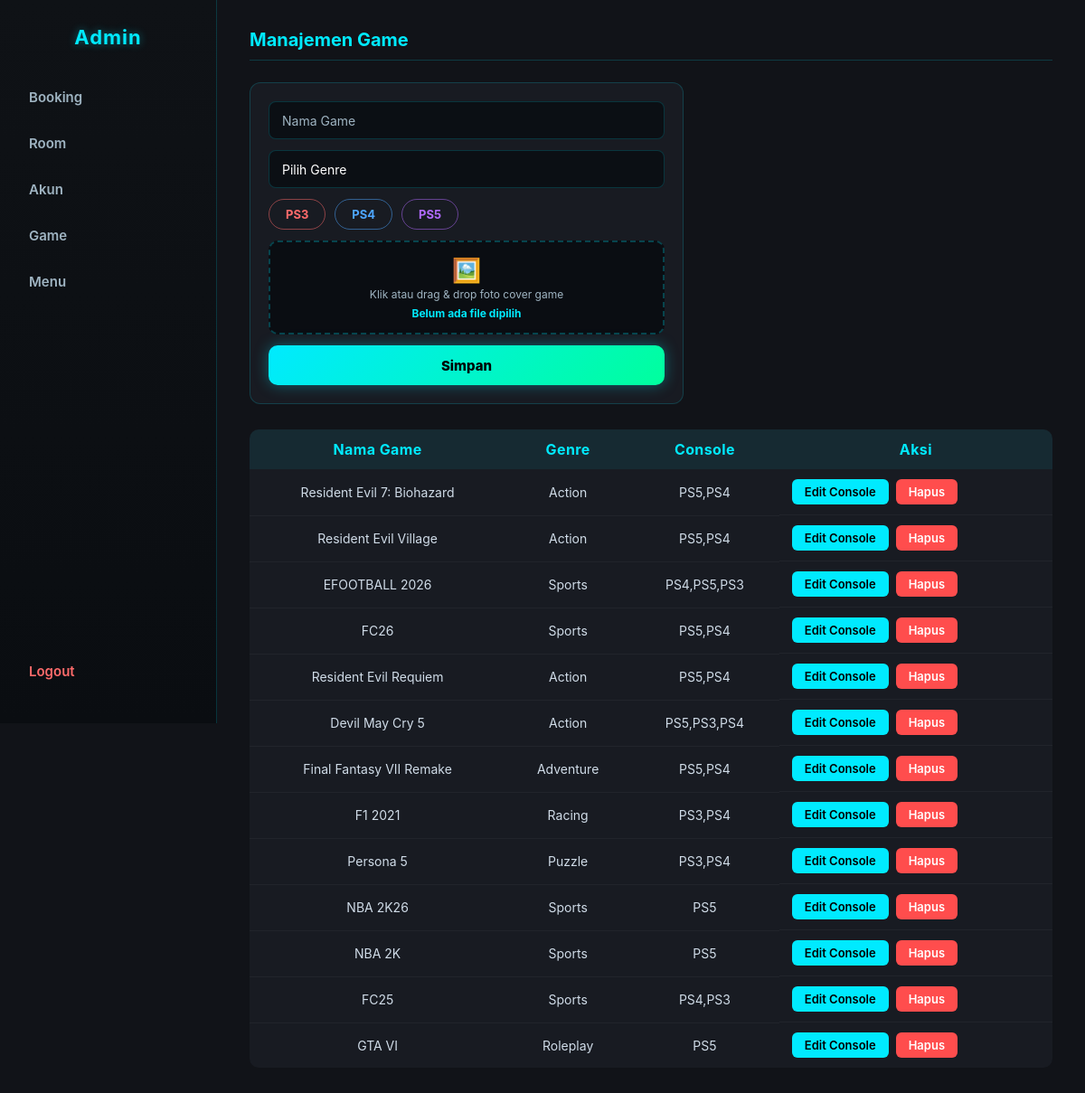
/KITSUNE-ADMIN.php?page=game (signed in), run on the app's committed database.
### tables this page shows
CREATE TABLE `games` (
  `id` int(11) NOT NULL AUTO_INCREMENT,
  `title` varchar(100) NOT NULL,
  `genre` varchar(50) NOT NULL,
  `image` varchar(255) DEFAULT NULL,
  `is_active` tinyint(1) DEFAULT 1,
  `created_at` timestamp NOT NULL DEFAULT current_timestamp(),
  `cover_image` varchar(255) DEFAULT NULL,
  PRIMARY KEY (`id`)
);

### KITSUNE-ADMIN.php (the view, shortened to what this page needs)
<?php
require __DIR__ . '/db.php';
$page    = $_GET['page'] ?? 'booking';
$perPage = 20;
$pageNum = max(1, intval($_GET['p'] ?? 1));
?>
<!DOCTYPE html>
<html>
<head>
  <link rel="stylesheet" href="admin.css">
</head>
<body>
<?php if (!isset($_SESSION['admin'])): ?>
  <div class="login-box">
    <h2>Admin Login</h2>
    <?php if (isset($error)): ?>
      <p class="error"><?= htmlspecialchars($error) ?></p>
    <?php endif; ?>
    <form method="post">
      <input name="username" placeholder="Username" required>
      <input type="password" name="password" placeholder="Password" required>
      <button name="login">Login</button>
    </form>
  </div>
<?php else: ?>
<nav class="sidebar">
  <h2>Admin</h2>
  <a href="?page=booking">Booking</a>
  <a href="?page=room">Room</a>
  <a href="?page=akun">Akun</a>
  <a href="?page=game">Game</a>
  <a href="?page=menu">Menu</a>
  <a href="?logout=1">Logout</a>
</nav>
<main>
<?php if ($page === 'booking'): ?>
  <?php
    $totalRow = mysqli_fetch_assoc(mysqli_query($conn, "SELECT COUNT(*) AS n FROM bookings"))['n'];
    $totalPages = max(1, (int) ceil($totalRow / $perPage));
    $pageNum = min($pageNum, $totalPages);
    $offset  = ($pageNum - 1) * $perPage;
    $stmt = $conn->prepare("SELECT * FROM bookings ORDER BY created_at DESC LIMIT ? OFFSET ?");
    $stmt->bind_param("ii", $perPage, $offset);
    $stmt->execute();
    $data = $stmt->get_result();
    $stmt->close();
  ?>
  <h2>Data Booking (<?= $totalRow ?> total)</h2>
  <table class="users-table">
    <tr><th>Nama</th><th>Room</th><th>Durasi</th><th>Aksi</th></tr>
    <?php while($b = $data->fetch_assoc()): ?>
    <tr>
      <td><?= htmlspecialchars($b['customer_name']) ?></td>
      <td><?= intval($b['room_id']) ?></td>
      <td><?= intval($b['duration']) ?> jam</td>
      <td><button onclick="hapusBooking(<?= intval($b['id']) ?>)">Hapus</button></td>
    </tr>
    <?php endwhile; ?>
  </table>
  <?php if ($totalPages > 1): ?>
  <div class="pagination">
    <?php if ($pageNum > 1): ?>
      <a href="?page=booking&p=<?= $pageNum - 1 ?>">&laquo; Prev</a>
    <?php endif; ?>
    <span>Hal <?= $pageNum ?> / <?= $totalPages ?></span>
    <?php if ($pageNum < $totalPages): ?>
      <a href="?page=booking&p=<?= $pageNum + 1 ?>">Next &raquo;</a>
    <?php endif; ?>
  </div>
  <?php endif; ?>
<?php elseif ($page === 'game'): ?>
<h2>Manajemen Game</h2>
<form class="admin-form" id="addGameForm" enctype="multipart/form-data">
  <input name="title" placeholder="Nama Game" required>
  <select id="genreSelect" name="genre" required>
    <option value="">Pilih Genre</option>
  </select>
  <div class="checkbox-group">
    <label><input type="checkbox" name="consoles[]" value="PS3"> PS3</label>
    <label><input type="checkbox" name="consoles[]" value="PS4"> PS4</label>
    <label><input type="checkbox" name="consoles[]" value="PS5"> PS5</label>
  </div>
  <label class="file-upload-zone">
    <div class="file-upload-inner">
      <span class="file-upload-icon">🖼️</span>
      <span class="file-upload-label">Klik atau drag & drop foto cover game</span>
      <span class="file-upload-name">Belum ada file dipilih</span>
    </div>
  </label>
  <button type="submit">Simpan</button>
</form>
<?php
$games = mysqli_query($conn, "
  SELECT g.id, g.title, g.genre,
  GROUP_CONCAT(gc.console_type) AS consoles
  FROM games g
  LEFT JOIN game_consoles gc ON g.id = gc.game_id
  GROUP BY g.id
");
?>
<table class="users-table">
  <tr>
    <th>Nama Game</th>
    <th>Genre</th>
    <th>Console</th>
    <th>Aksi</th>
  </tr>
  <?php while ($g = mysqli_fetch_assoc($games)): ?>
  <?php $consolesArr = $g['consoles'] ? explode(',', $g['consoles']) : []; ?>
  <tr>
    <td><?= htmlspecialchars($g['title']) ?></td>
    <td><?= htmlspecialchars($g['genre']) ?></td>
    <td><?= htmlspecialchars($g['consoles'] ?? '-') ?></td>
    <td style="display:flex;gap:8px;flex-wrap:wrap">
      <button onclick="openEditGame(<?= intval($g['id']) ?>,'<?= htmlspecialchars($g['title'], ENT_QUOTES) ?>',<?= htmlspecialchars(json_encode($consolesArr), ENT_QUOTES) ?>)">Edit Console</button>
      <button class="btn-danger" onclick="deleteGame(<?= intval($g['id']) ?>, '<?= htmlspecialchars($g['title'], ENT_QUOTES) ?>')">Hapus</button>
    </td>
  </tr>
  <?php endwhile; ?>
</table>
<?php endif; ?>
</main>
<?php endif; ?>
</body>
</html>

### admin.css (style rules this page uses)
:root { --neon: #00eaff; --neon-green: #00ff9d; --bg: #111318; --panel: #181b22; --muted: #9fb4c2; --border: rgba(0, 234, 255, 0.18); }
* { box-sizing: border-box; margin: 0; padding: 0; font-family: Inter, system-ui, sans-serif; }
body { background: var(--bg); color: #e8eef8; display: flex; min-height: 100vh; }
.sidebar { width: 240px; min-height: 100vh; background: linear-gradient(180deg, #0f1216, #0a0d11); border-right: 1px solid var(--border); padding: 28px 18px; position: fixed; left: 0; top: 0; display: flex; flex-direction: column; }
.sidebar h2 { color: var(--neon); text-align: center; margin-bottom: 32px; font-size: 22px; letter-spacing: 1px; text-shadow: 0 0 10px rgba(0, 234, 255, 0.4); }
.sidebar a { display: flex; align-items: center; gap: 10px; padding: 12px 14px; margin-bottom: 8px; border-radius: 10px; text-decoration: none; color: var(--muted); font-weight: 600; font-size: 15px; transition: all 0.2s ease; }
.sidebar a[href*="logout"] { margin-top: auto; color: #ff6b6b; }
main { margin-left: 240px; padding: 32px 36px; flex: 1; max-width: 100%; }
main h2 { font-size: 20px; color: var(--neon); margin-bottom: 24px; padding-bottom: 10px; border-bottom: 1px solid var(--border); }
table { width: 100%; border-collapse: collapse; background: var(--panel); border-radius: 10px; overflow: hidden; }
th { background: rgba(0, 234, 255, 0.07); color: var(--neon); font-weight: 700; letter-spacing: 0.4px; padding: 12px 14px; text-align: left; }
td { padding: 11px 14px; border-bottom: 1px solid rgba(255, 255, 255, 0.04); color: #d0dce8; font-size: 14px; }
tr:last-child td { border-bottom: none; }
.users-table th, .users-table td { text-align: center; vertical-align: middle; }
button { padding: 6px 14px; border-radius: 6px; border: none; background: var(--neon); color: #000; font-weight: 600; font-size: 13px; cursor: pointer; transition: opacity 0.2s; }
button.btn-danger { background: #ff4d4d; color: #fff; }
#addGameForm { display: flex; flex-direction: column; gap: 12px; margin-bottom: 28px; background: var(--panel); padding: 20px; border-radius: 12px; border: 1px solid var(--border); max-width: 480px; }
#addGameForm input[type="text"], #addGameForm input[name="title"], #addGameForm select { height: 42px; padding: 0 14px; border-radius: 8px; border: 1px solid var(--border); background: #0b0f14; color: #fff; font-size: 14px; width: 100%; }
#addGameForm input::placeholder { color: var(--muted); }
#addGameForm select { appearance: none; cursor: pointer; }
#addGameForm .checkbox-group { display: flex; gap: 10px; flex-wrap: wrap; }
#addGameForm .checkbox-group label { padding: 8px 18px; border-radius: 20px; font-size: 13px; font-weight: 700; cursor: pointer; transition: all 0.2s ease; user-select: none; border: 1px solid transparent; }
#addGameForm .checkbox-group label:has(input[value="PS3"]) { color: #ff6b6b; border-color: rgba(255, 107, 107, 0.5); }
#addGameForm .checkbox-group label:has(input[value="PS4"]) { color: #4da6ff; border-color: rgba(77, 166, 255, 0.5); }
#addGameForm .checkbox-group label:has(input[value="PS5"]) { color: #b26bff; border-color: rgba(178, 107, 255, 0.5); }
#addGameForm button[type="submit"] { height: 44px; width: 100%; border-radius: 10px; background: linear-gradient(135deg, var(--neon), var(--neon-green)); color: #000; font-weight: 800; font-size: 15px; box-shadow: 0 0 16px rgba(0, 234, 255, 0.35); transition: all 0.2s ease; }
.file-upload-zone { display: block; border: 2px dashed rgba(0, 234, 255, 0.25); border-radius: 10px; background: #0a0d12; cursor: pointer; overflow: hidden; transition: border-color 0.25s, background 0.25s, box-shadow 0.25s; width: 100%; }
.file-upload-inner { display: flex; flex-direction: column; align-items: center; gap: 6px; padding: 18px 14px 14px; text-align: center; }
.file-upload-icon { font-size: 26px; line-height: 1; transition: transform 0.2s; }
.file-upload-label { color: var(--muted); font-size: 12px; }
.file-upload-name { color: var(--neon); font-size: 12px; font-weight: 700; max-width: 100%; overflow: hidden; text-overflow: ellipsis; white-space: nowrap; padding: 0 8px; }

### data on the page
games: title "Resident Evil 7: Biohazard", genre "Action", consoles "PS5,PS4"
games: title "Resident Evil Village", genre "Action", consoles "PS5,PS4"
games: title "EFOOTBALL 2026", genre "Sports", consoles "PS4,PS5,PS3"
games: title "FC26", genre "Sports", consoles "PS5,PS4"
games: title "Resident Evil Requiem", genre "Action", consoles "PS5,PS4"
games: title "Devil May Cry 5", genre "Action", consoles "PS5,PS3,PS4"
games: title "Final Fantasy VII Remake", genre "Adventure", consoles "PS5,PS4"
games: title "F1 2021", genre "Racing", consoles "PS3,PS4"
games: title "Persona 5", genre "Puzzle", consoles "PS3,PS4"
games: title "NBA 2K26", genre "Sports", consoles "PS5"
games: title "NBA 2K", genre "Sports", consoles "PS5"
games: title "FC25", genre "Sports", consoles "PS4,PS3"
games: title "GTA VI", genre "Roleplay", consoles "PS5"
